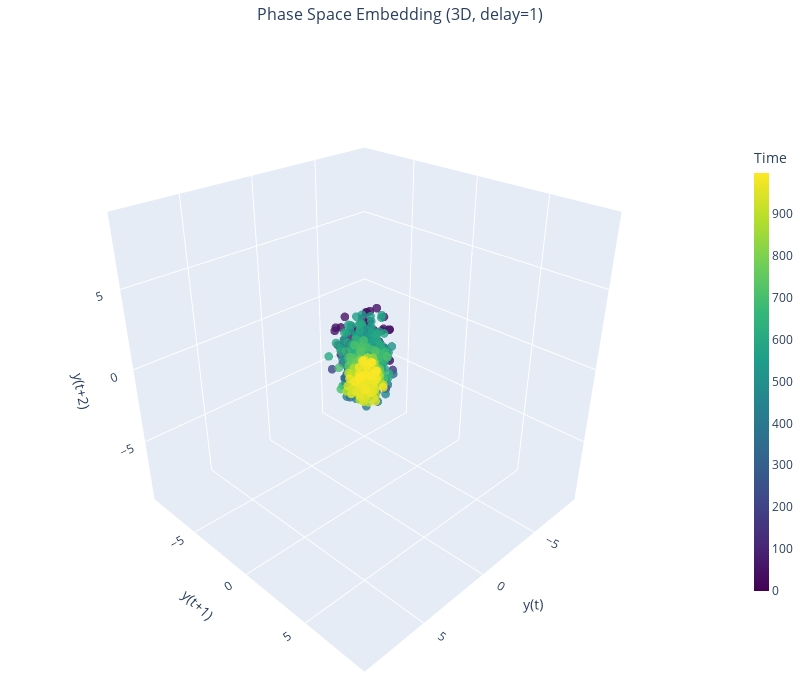

The notebook cell this image was saved under:
### Markdown cell above
## 4. State Space Visualization

### Code cell
from state_space_viz import StateSpaceVisualizer

viz = StateSpaceVisualizer(data.y, data.x)

# Phase space embedding (3D) - Interactive with Plotly
fig_plotly = viz.plot_phase_space(embed_dim=3, delay=1, interactive=True)
fig_plotly.show()

### Figure 1 — Plotly figure (JSON) as saved in the notebook; plotly's stock layout.template omitted (floating-point values rounded to 4 significant figures; data arrays with more than 128 entries replaced by an {"elided": "..."} marker saying what was removed)
{"data": [{"hoverinfo": "skip", "line": {"color": "rgba(100,100,100,0.3)", "width": 1}, "mode": "lines", "name": "Trajectory", "type": "scatter3d", "x": {"elided": "998 float values"}, "y": {"elided": "998 float values"}, "z": {"elided": "998 float values"}}, {"hoverinfo": "text", "marker": {"color": {"elided": "998 int values"}, "colorbar": {"len": 0.7, "thickness": 15, "title": {"text": "Time"}}, "colorscale": [[0, "#440154"], [0.1111, "#482878"], [0.2222, "#3e4989"], [0.3333, "#31688e"], [0.4444, "#26828e"], [0.5556, "#1f9e89"], [0.6667, "#35b779"], [0.7778, "#6ece58"], [0.8889, "#b5de2b"], [1, "#fde725"]], "opacity": 0.8, "size": 3}, "mode": "markers", "name": "Points", "text": {"elided": "998 str values"}, "type": "scatter3d", "x": {"elided": "998 float values"}, "y": {"elided": "998 float values"}, "z": {"elided": "998 float values"}}], "layout": {"height": 700, "margin": {"b": 0, "l": 0, "r": 0, "t": 40}, "scene": {"camera": {"eye": {"x": 1.5, "y": 1.5, "z": 1.2}}, "xaxis": {"title": {"text": "y(t)"}}, "yaxis": {"title": {"text": "y(t+1)"}}, "zaxis": {"title": {"text": "y(t+2)"}}}, "showlegend": false, "title": {"font": {"size": 16}, "text": "Phase Space Embedding (3D, delay=1)", "x": 0.5}, "width": 800}}
